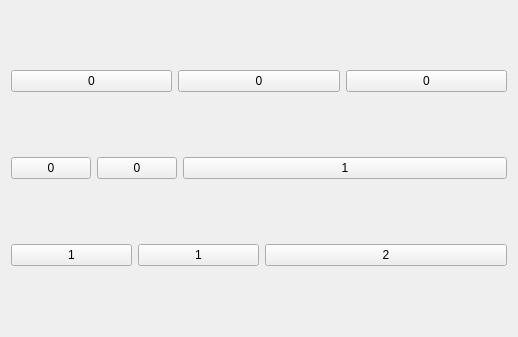
<?xml version="1.0" encoding="UTF-8"?>
<ui version="4.0">
 <class>Widget</class>
 <widget class="QWidget" name="Widget">
  <property name="geometry">
   <rect>
    <x>0</x>
    <y>0</y>
    <width>518</width>
    <height>337</height>
   </rect>
  </property>
  <property name="windowTitle">
   <string>Widget</string>
  </property>
  <layout class="QVBoxLayout" name="verticalLayout">
   <item>
    <layout class="QHBoxLayout" name="horizontalLayout">
     <item>
      <widget class="QPushButton" name="pushButton">
       <property name="text">
        <string>0</string>
       </property>
      </widget>
     </item>
     <item>
      <widget class="QPushButton" name="pushButton_2">
       <property name="text">
        <string>0</string>
       </property>
      </widget>
     </item>
     <item>
      <widget class="QPushButton" name="pushButton_3">
       <property name="text">
        <string>0</string>
       </property>
      </widget>
     </item>
    </layout>
   </item>
   <item>
    <layout class="QHBoxLayout" name="horizontalLayout_2" stretch="0,0,1">
     <item>
      <widget class="QPushButton" name="pushButton_6">
       <property name="text">
        <string>0</string>
       </property>
      </widget>
     </item>
     <item>
      <widget class="QPushButton" name="pushButton_5">
       <property name="text">
        <string>0</string>
       </property>
      </widget>
     </item>
     <item>
      <widget class="QPushButton" name="pushButton_4">
       <property name="text">
        <string>1</string>
       </property>
      </widget>
     </item>
    </layout>
   </item>
   <item>
    <layout class="QHBoxLayout" name="horizontalLayout_3" stretch="1,1,2">
     <item>
      <widget class="QPushButton" name="pushButton_7">
       <property name="text">
        <string>1</string>
       </property>
      </widget>
     </item>
     <item>
      <widget class="QPushButton" name="pushButton_8">
       <property name="text">
        <string>1</string>
       </property>
      </widget>
     </item>
     <item>
      <widget class="QPushButton" name="pushButton_9">
       <property name="text">
        <string>2</string>
       </property>
      </widget>
     </item>
    </layout>
   </item>
  </layout>
 </widget>
 <resources/>
 <connections/>
</ui>
